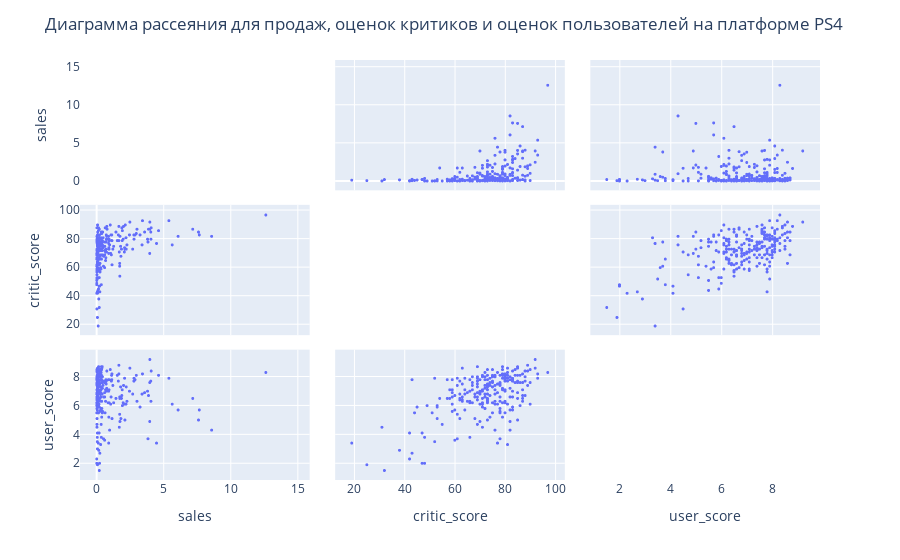

This figure's notebook cell:
### Markdown cell above
Возьмем в работу PlayStation 4

### Code cell
# фильтруем данные для платформы PS4 и выберите нужные столбцы
ps4_data = act_data[act_data['platform'] == 'PS4'][['sales', 'critic_score', 'user_score']]

# создаем график
fig = px.scatter_matrix(ps4_data)

fig.update_traces(marker=dict(size=3), diagonal_visible=False)
fig.update_layout(title="Диаграмма рассеяния для продаж, оценок критиков и оценок пользователей на платформе PS4")
fig.show()

### Figure 1 — Plotly figure (JSON) as saved in the notebook; plotly's stock layout.template omitted (floating-point values rounded to 4 significant figures; data arrays with more than 128 entries replaced by an {"elided": "..."} marker saying what was removed)
{"data": [{"diagonal": {"visible": false}, "dimensions": [{"axis": {"matches": true}, "label": "sales", "values": {"elided": "392 float values"}}, {"axis": {"matches": true}, "label": "critic_score", "values": {"elided": "392 int values"}}, {"axis": {"matches": true}, "label": "user_score", "values": {"elided": "392 float values"}}], "hovertemplate": "%{xaxis.title.text}=%{x}<br>%{yaxis.title.text}=%{y}<extra></extra>", "legendgroup": "", "marker": {"color": "#636efa", "size": 3, "symbol": "circle"}, "name": "", "showlegend": false, "type": "splom"}], "layout": {"dragmode": "select", "legend": {"tracegroupgap": 0}, "margin": {"t": 60}, "title": {"text": "Диаграмма рассеяния для продаж, оценок критиков и оценок пользователей на платформе PS4"}}}
